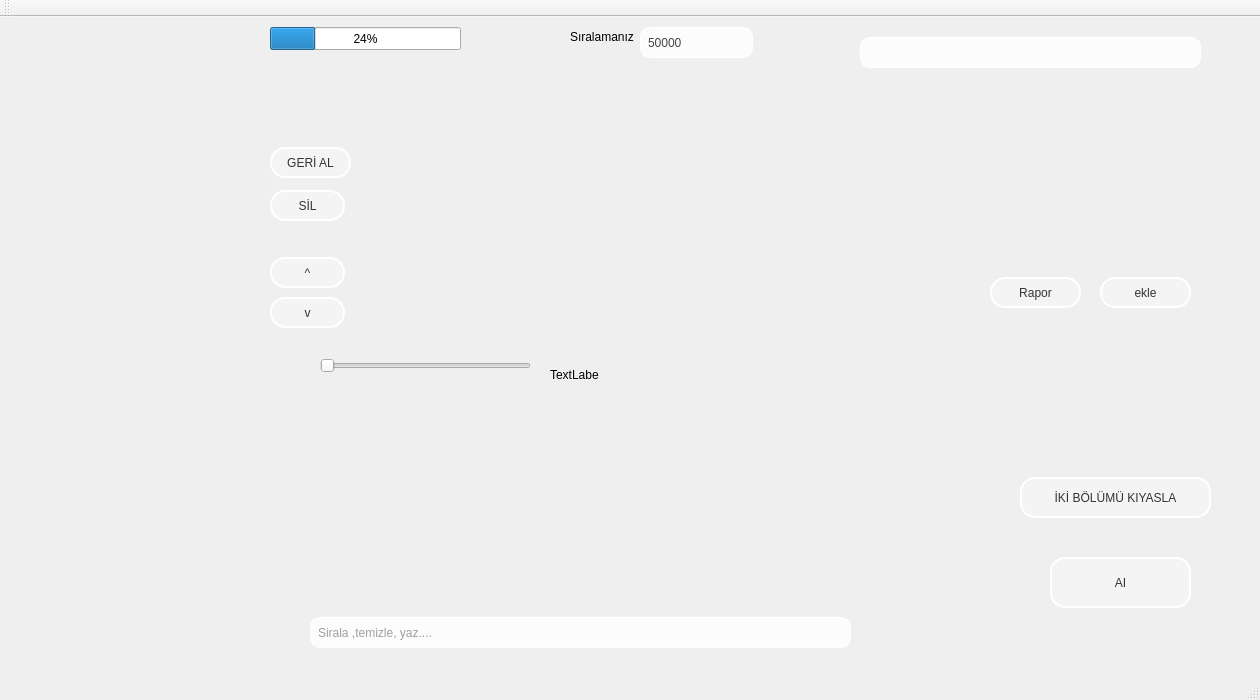
<?xml version="1.0" encoding="UTF-8"?>
<ui version="4.0">
 <class>UniTercihGUIClass</class>
 <widget class="QMainWindow" name="UniTercihGUIClass">
  <property name="geometry">
   <rect>
    <x>0</x>
    <y>0</y>
    <width>1260</width>
    <height>700</height>
   </rect>
  </property>
  <property name="windowTitle">
   <string>UniTercihGUI</string>
  </property>
  <property name="styleSheet">
   <string notr="true">/* === 1. ARKA PLAN RESMİ === */
QWidget#centralWidget {
    /* Senin ayarladığın yol burası */
    border-image: url(:/UniTercihGUI/images/background.jpg) 0 0 0 0 stretch stretch;
    font-family: 'Segoe UI', sans-serif;
}

/* === 2. BUZLU CAM PANELLER (SOL VE SAĞ KUTULAR) === */
QFrame#solPanel, QFrame#sagPanel {
    /* Yarı saydam beyaz renk */
    background-color: rgba(255, 255, 255, 170); 
    border-radius: 20px; /* Köşeleri yuvarlat */
    border: 1px solid rgba(255, 255, 255, 120); /* Hafif beyaz çizgi */
}

/* === 3. SOLDAKİ LİSTE GÖRÜNÜMÜ === */
QListWidget {
    background-color: transparent; /* Listenin kendi arkası şeffaf olsun */
    border: none;
    outline: none;
}
QListWidget::item {
    color: #444;
    padding: 10px;
    margin: 4px;
    border-radius: 10px;
}
QListWidget::item:hover {
    background-color: rgba(255, 255, 255, 200); /* Üzerine gelince parlasın */
}
QListWidget::item:selected {
    /* Seçilince Mavi-Turkuaz olsun */
    background: qlineargradient(x1:0, y1:0, x2:1, y2:0, stop:0 #a1c4fd, stop:1 #c2e9fb);
    color: white;
}

/* === 4. NORMAL BUTONLAR (Temizle, Ekle vb.) === */

QPushButton {
    background-color: rgba(255, 255, 255, 0.3); /* Yarı saydam beyaz */
    color: #333333; /* Yazı rengi koyu gri (okunabilirlik için) */
    border: 2px solid #ffffff; /* Kalın beyaz çerçeve */
    border-radius: 15px; /* Yuvarlak köşeler */
    padding: 5px;
}

QPushButton:hover {
    background-color: rgba(255, 255, 255, 0.5); /* Üzerine gelince biraz daha beyazlaşır */
}

QPushButton:pressed {
    background-color: rgba(255, 255, 255, 0.1); /* Tıklanınca şeffaflaşır */
}

/* === 5. SİHİRLİ BÜYÜK BUTON === */
QPushButton#sihirliButon {
    /* Mavi-Yeşilimsi özel renk */
    background: qlineargradient(x1:0, y1:0, x2:1, y2:0, stop:0 #8fd3f4, stop:1 #84fab0);
    border-radius: 30px; /* Tam yuvarlak */
    font-size: 16px;
    padding: 15px 40px;
    border: 2px solid rgba(255,255,255, 0.7);
}
QPushButton#sihirliButon:hover {
    background: qlineargradient(x1:0, y1:0, x2:1, y2:0, stop:0 #a0e0ff, stop:1 #9dfbc0);
    margin-top: -2px; /* Hafif yukarı zıplama efekti */
}

/* === 6. YAZI KUTULARI (Inputlar) === */
QLineEdit, QComboBox {
    background-color: rgba(255, 255, 255, 200);
    border: 1px solid white;
    border-radius: 10px;
    padding: 5px;
    color: #444;
}</string>
  </property>
  <widget class="QWidget" name="centralWidget">
   <widget class="QListWidget" name="lstTercihler">
    <property name="geometry">
     <rect>
      <x>0</x>
      <y>0</y>
      <width>256</width>
      <height>661</height>
     </rect>
    </property>
   </widget>
   <widget class="QLineEdit" name="txtArama">
    <property name="geometry">
     <rect>
      <x>860</x>
      <y>20</y>
      <width>341</width>
      <height>31</height>
     </rect>
    </property>
   </widget>
   <widget class="QListWidget" name="IstSonuclar">
    <property name="geometry">
     <rect>
      <x>890</x>
      <y>50</y>
      <width>301</width>
      <height>192</height>
     </rect>
    </property>
   </widget>
   <widget class="QPushButton" name="btnAsagi">
    <property name="geometry">
     <rect>
      <x>270</x>
      <y>280</y>
      <width>75</width>
      <height>31</height>
     </rect>
    </property>
    <property name="text">
     <string>v</string>
    </property>
   </widget>
   <widget class="QPushButton" name="btnYukari">
    <property name="geometry">
     <rect>
      <x>270</x>
      <y>240</y>
      <width>75</width>
      <height>31</height>
     </rect>
    </property>
    <property name="text">
     <string>^</string>
    </property>
   </widget>
   <widget class="QLineEdit" name="txtChat">
    <property name="geometry">
     <rect>
      <x>310</x>
      <y>600</y>
      <width>541</width>
      <height>31</height>
     </rect>
    </property>
    <property name="placeholderText">
     <string>Sirala ,temizle, yaz....</string>
    </property>
   </widget>
   <widget class="QSlider" name="sliderSimulasyon">
    <property name="geometry">
     <rect>
      <x>320</x>
      <y>340</y>
      <width>211</width>
      <height>18</height>
     </rect>
    </property>
    <property name="orientation">
     <enum>Qt::Horizontal</enum>
    </property>
   </widget>
   <widget class="QLabel" name="lblSimulasyon">
    <property name="geometry">
     <rect>
      <x>550</x>
      <y>350</y>
      <width>49</width>
      <height>16</height>
     </rect>
    </property>
    <property name="text">
     <string>TextLabel</string>
    </property>
   </widget>
   <widget class="QProgressBar" name="progressBarRisk">
    <property name="geometry">
     <rect>
      <x>270</x>
      <y>10</y>
      <width>191</width>
      <height>23</height>
     </rect>
    </property>
    <property name="value">
     <number>24</number>
    </property>
   </widget>
   <widget class="QPushButton" name="btnRapor">
    <property name="geometry">
     <rect>
      <x>990</x>
      <y>260</y>
      <width>91</width>
      <height>31</height>
     </rect>
    </property>
    <property name="text">
     <string>Rapor</string>
    </property>
   </widget>
   <widget class="QPushButton" name="btnEkle">
    <property name="geometry">
     <rect>
      <x>1100</x>
      <y>260</y>
      <width>91</width>
      <height>31</height>
     </rect>
    </property>
    <property name="text">
     <string>ekle</string>
    </property>
   </widget>
   <widget class="QPushButton" name="btnKiyasla">
    <property name="geometry">
     <rect>
      <x>1020</x>
      <y>460</y>
      <width>191</width>
      <height>41</height>
     </rect>
    </property>
    <property name="text">
     <string>İKİ BÖLÜMÜ KIYASLA</string>
    </property>
   </widget>
   <widget class="QPushButton" name="btnAI">
    <property name="geometry">
     <rect>
      <x>1050</x>
      <y>540</y>
      <width>141</width>
      <height>51</height>
     </rect>
    </property>
    <property name="text">
     <string>AI</string>
    </property>
   </widget>
   <widget class="QLabel" name="label_2">
    <property name="geometry">
     <rect>
      <x>570</x>
      <y>10</y>
      <width>71</width>
      <height>20</height>
     </rect>
    </property>
    <property name="text">
     <string>Sıralamanız</string>
    </property>
   </widget>
   <widget class="QLineEdit" name="txtSiralama">
    <property name="geometry">
     <rect>
      <x>640</x>
      <y>10</y>
      <width>113</width>
      <height>31</height>
     </rect>
    </property>
    <property name="text">
     <string>50000</string>
    </property>
   </widget>
   <widget class="QPushButton" name="btnSil">
    <property name="geometry">
     <rect>
      <x>270</x>
      <y>173</y>
      <width>75</width>
      <height>31</height>
     </rect>
    </property>
    <property name="text">
     <string>SİL</string>
    </property>
   </widget>
   <widget class="QPushButton" name="btnGeriAl">
    <property name="geometry">
     <rect>
      <x>270</x>
      <y>130</y>
      <width>81</width>
      <height>31</height>
     </rect>
    </property>
    <property name="text">
     <string>GERİ AL</string>
    </property>
   </widget>
  </widget>
  <widget class="QMenuBar" name="menuBar">
   <property name="geometry">
    <rect>
     <x>0</x>
     <y>0</y>
     <width>1260</width>
     <height>22</height>
    </rect>
   </property>
  </widget>
  <widget class="QToolBar" name="mainToolBar">
   <attribute name="toolBarArea">
    <enum>TopToolBarArea</enum>
   </attribute>
   <attribute name="toolBarBreak">
    <bool>false</bool>
   </attribute>
  </widget>
  <widget class="QStatusBar" name="statusBar"/>
 </widget>
 <layoutdefault spacing="6" margin="11"/>
 <resources>
  <include location="UniTercihGUI.qrc"/>
 </resources>
 <connections/>
</ui>
